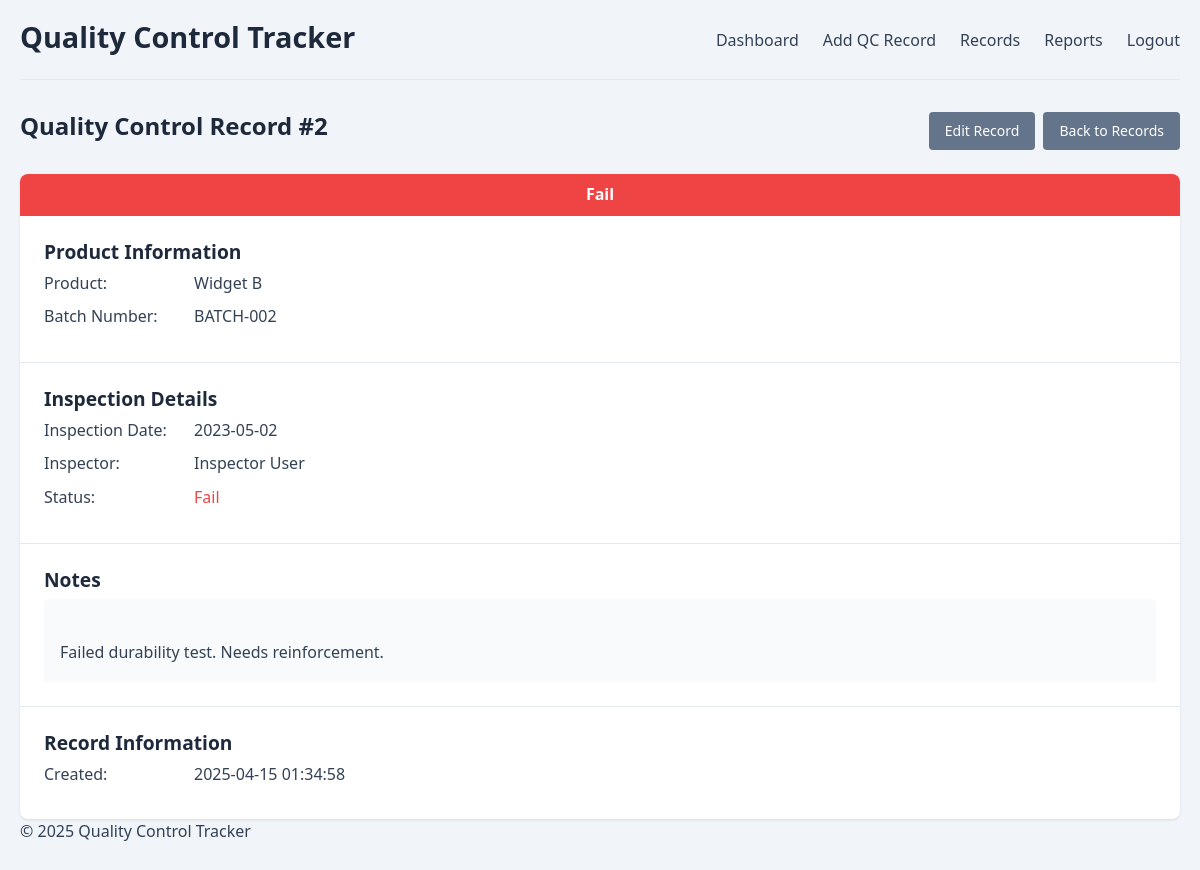
Page /view_record.php?id=2 (signed in) on the committed database.
### tables this page shows
CREATE TABLE IF NOT EXISTS qc_records (
    id INT AUTO_INCREMENT PRIMARY KEY,
    product_id INT NOT NULL,
    batch_number VARCHAR(50) NOT NULL,
    inspection_date DATE NOT NULL,
    inspector_id INT NOT NULL,
    status ENUM('Pass', 'Fail') NOT NULL,
    notes TEXT,
    created_at TIMESTAMP DEFAULT CURRENT_TIMESTAMP,
    updated_at TIMESTAMP DEFAULT CURRENT_TIMESTAMP ON UPDATE CURRENT_TIMESTAMP,
    FOREIGN KEY (product_id) REFERENCES products(id),
    FOREIGN KEY (inspector_id) REFERENCES users(id)
);

CREATE TABLE IF NOT EXISTS products (
    id INT AUTO_INCREMENT PRIMARY KEY,
    name VARCHAR(100) NOT NULL,
    description TEXT,
    category VARCHAR(50),
    active BOOLEAN DEFAULT TRUE,
    created_at TIMESTAMP DEFAULT CURRENT_TIMESTAMP,
    updated_at TIMESTAMP DEFAULT CURRENT_TIMESTAMP ON UPDATE CURRENT_TIMESTAMP
);

CREATE TABLE IF NOT EXISTS users (
    id INT AUTO_INCREMENT PRIMARY KEY,
    username VARCHAR(50) NOT NULL UNIQUE,
    password VARCHAR(255) NOT NULL,
    name VARCHAR(100) NOT NULL,
    email VARCHAR(100) NOT NULL,
    role ENUM('admin', 'manager', 'inspector') NOT NULL DEFAULT 'inspector',
    created_at TIMESTAMP DEFAULT CURRENT_TIMESTAMP,
    updated_at TIMESTAMP DEFAULT CURRENT_TIMESTAMP ON UPDATE CURRENT_TIMESTAMP
);

### view_record.php (the view, shortened to what this page needs)
<?php
require_once 'config.php';
$record_id = filter_input(INPUT_GET, 'id', FILTER_VALIDATE_INT);
$sql = "SELECT r.*, p.name as product_name, u.name as inspector_name
        FROM qc_records r
        JOIN products p ON r.product_id = p.id
        JOIN users u ON r.inspector_id = u.id
        WHERE r.id = ?";
$stmt = $conn->prepare($sql);
$stmt->bind_param("i", $record_id);
$stmt->execute();
$result = $stmt->get_result();
$record = $result->fetch_assoc();
?>
<!DOCTYPE html>
<html lang="en">
<head>
    <link rel="stylesheet" href="styles.css">
</head>
<body>
    <div class="container">
        <header>
            <h1>Quality Control Tracker</h1>
            <nav>
                <ul>
                    <li><a href="index.php">Dashboard</a></li>
                    <li><a href="add_record.php">Add QC Record</a></li>
                    <li><a href="records.php">Records</a></li>
                    <li><a href="reports.php">Reports</a></li>
                    <li><a href="?logout=1">Logout</a></li>
                </ul>
            </nav>
        </header>
        <main>
            <div class="record-header">
                <h2>Quality Control Record #<?php echo $record['id']; ?></h2>
                <div class="record-actions">
                    <a href="edit_record.php?id=<?php echo $record['id']; ?>" class="btn btn-secondary">Edit Record</a>
                    <a href="records.php" class="btn">Back to Records</a>
                </div>
            </div>
            <div class="record-details">
                <div class="record-status <?php echo strtolower($record['status']); ?>">
                    <?php echo $record['status']; ?>
                </div>
                <div class="detail-section">
                    <h3>Product Information</h3>
                    <div class="detail-row">
                        <div class="detail-label">Product:</div>
                        <div class="detail-value"><?php echo $record['product_name']; ?></div>
                    </div>
                    <div class="detail-row">
                        <div class="detail-label">Batch Number:</div>
                        <div class="detail-value"><?php echo $record['batch_number']; ?></div>
                    </div>
                </div>
                <div class="detail-section">
                    <h3>Inspection Details</h3>
                    <div class="detail-row">
                        <div class="detail-label">Inspection Date:</div>
                        <div class="detail-value"><?php echo $record['inspection_date']; ?></div>
                    </div>
                    <div class="detail-row">
                        <div class="detail-label">Inspector:</div>
                        <div class="detail-value"><?php echo $record['inspector_name']; ?></div>
                    </div>
                    <div class="detail-row">
                        <div class="detail-label">Status:</div>
                        <div class="detail-value status-<?php echo strtolower($record['status']); ?>"><?php echo $record['status']; ?></div>
                    </div>
                </div>
                <?php if (!empty($record['notes'])): ?>
                <div class="detail-section">
                    <h3>Notes</h3>
                    <div class="detail-notes">
                        <?php echo nl2br(htmlspecialchars($record['notes'])); ?>
                    </div>
                </div>
                <?php endif; ?>
                <div class="detail-section">
                    <h3>Record Information</h3>
                    <div class="detail-row">
                        <div class="detail-label">Created:</div>
                        <div class="detail-value"><?php echo $record['created_at']; ?></div>
                    </div>
                </div>
            </div>
        </main>
        <footer>
            <p>&copy; <?php echo date('Y'); ?> Quality Control Tracker</p>
        </footer>
    </div>
</body>
</html>

### styles.css (style rules this page uses)
:root { --primary-color: #2563eb; --primary-hover: #1d4ed8; --secondary-color: #64748b; --secondary-hover: #475569; --success-color: #10b981; --danger-color: #ef4444; --warning-color: #f59e0b; --light-color: #f8fafc; --dark-color: #1e293b; --border-color: #e2e8f0; --background-color: #f1f5f9; --text-color: #334155; --text-muted: #64748b; }
* { margin: 0; padding: 0; box-sizing: border-box; }
body { font-family: 'Segoe UI', Tahoma, Geneva, Verdana, sans-serif; line-height: 1.6; color: var(--text-color); background-color: var(--background-color); }
.container { max-width: 1200px; margin: 0 auto; padding: 20px; }
h1, h2, h3, h4 { margin-bottom: 0.5rem; font-weight: 600; line-height: 1.2; color: var(--dark-color); }
h1 { font-size: 1.8rem; }
h2 { font-size: 1.5rem; }
h3 { font-size: 1.2rem; }
p { margin-bottom: 1rem; }
a { color: var(--primary-color); text-decoration: none; }
header { display: flex; justify-content: space-between; align-items: center; margin-bottom: 2rem; padding-bottom: 1rem; border-bottom: 1px solid var(--border-color); }
nav ul { display: flex; list-style: none; }
nav ul li { margin-left: 1.5rem; }
nav ul li a { color: var(--text-color); font-weight: 500; }
.btn { display: inline-block; padding: 0.5rem 1rem; border: none; border-radius: 0.25rem; background-color: var(--secondary-color); color: white; font-size: 0.875rem; font-weight: 500; cursor: pointer; text-align: center; transition: background-color 0.2s; }
.btn-secondary { background-color: var(--secondary-color); }
.record-header { display: flex; justify-content: space-between; align-items: center; margin-bottom: 1.5rem; }
.record-actions { display: flex; gap: 0.5rem; }
.record-details { background-color: white; border-radius: 0.5rem; overflow: hidden; box-shadow: 0 1px 3px rgba(0, 0, 0, 0.1); }
.record-status { padding: 0.5rem; text-align: center; font-weight: 600; color: white; }
.record-status.fail { background-color: var(--danger-color); }
.detail-section { padding: 1.5rem; border-bottom: 1px solid var(--border-color); }
.detail-section:last-child { border-bottom: none; }
.detail-row { display: flex; margin-bottom: 0.5rem; }
.detail-label { width: 150px; font-weight: 500; }
.detail-notes { background-color: var(--light-color); padding: 1rem; border-radius: 0.25rem; white-space: pre-line; }
.status-fail { color: var(--danger-color); font-weight: 500; }

### rows in the picture
qc_records: id "2", status "Fail", product.name "Widget B", batch_number "BATCH-002", inspection_date "2023-05-02", inspector.name "Inspector User", notes "Failed durability test. Needs reinforcement.", created_at "2025-04-15 01:34:58"
